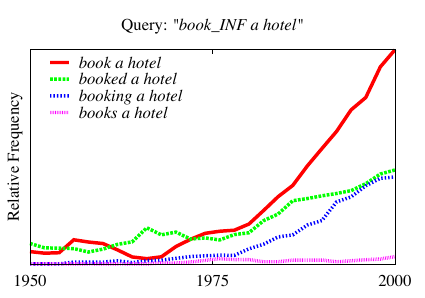

Recreate this plot in gnuplot.
#!/usr/bin/gnuplot

set terminal postscript enh eps color "Times-Roman" 24
set title 'Query: {/Times-Italic "book\_INF a hotel"}'
set output 'book.eps'
set ylabel "Relative Frequency"
set size 1.5,1
set xtics ("1950" 0, "1975" 12.5, "2000" 25)
set xrange [0:25]
unset ytics
set pointsize 2
set key left top Left reverse samplen 1

set style line 1 lw 10 
set style line 2 lw 10 
set style line 3 lw 10 
set style line 4 lw 10 
set style line 5 lw 10 

plot \
 'book.data' using 1 every 2 w l ls 1 \
  t '{/Times-Italic book a hotel}', \
 'book.data' using 2 every 2 w l ls 2 \
  t '{/Times-Italic booked a hotel}', \
 'book.data' using 3 every 2 w l ls 3 \
  t '{/Times-Italic booking a hotel}', \
 'book.data' using 4 every 2 w l ls 4 \
  t '{/Times-Italic books a hotel}'


